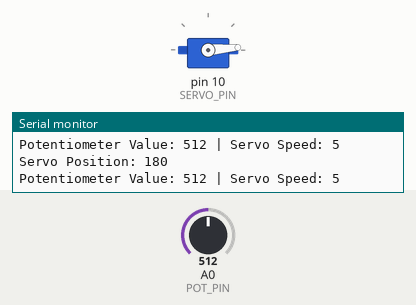
Recording of a sketch running on a simulated Arduino Uno, built with avr-gcc and run on an emulated ATmega328P. On the bench: servo, the last lines printed to the serial monitor. Inputs (shaded band) come from the test bench; at power-on: A0 (POT_PIN) = 512.

Above: at 1.24 s.
1.3 s: A0 (POT_PIN) set to 111
At 1.96 s:
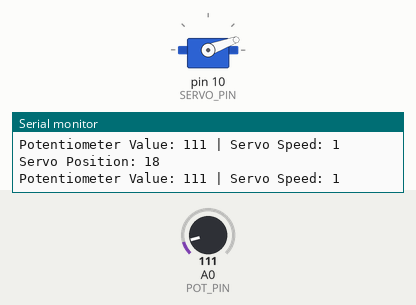
4.3 s: A0 (POT_PIN) set to 94
At 5.5 s:
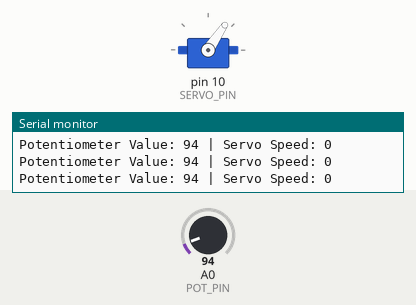
7.3 s: A0 (POT_PIN) set to 122
At 8.08 s:
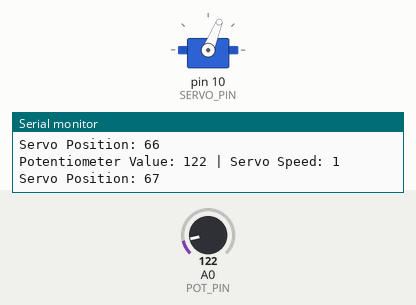
10.3 s: A0 (POT_PIN) set to 306
13.3 s: A0 (POT_PIN) set to 170
Timing chart, 0 to 17.3 s (numbered marks = the images above; inputs shaded):
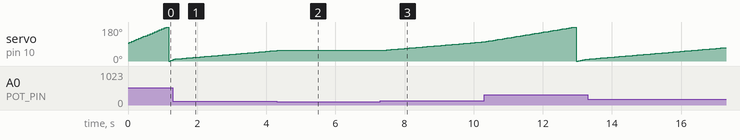

Measured:
- the behaviour switches between 103 and 102 on A0 (POT_PIN) (found by bisection; images 1 and 2)
- after the input at 4.3 s, servo on pin 10 (SERVO_PIN): goes on until 4.3 s, then stays 56°
- after the input at 7.3 s, servo on pin 10 (SERVO_PIN): moves from 56° to 101° over 2.9 s, starting after 0.05 s

The sketch:

main.ino
```cpp
#include <Servo.h>

// Pin definitions
#define POT_PIN A0   // Potentiometer connected to A0
#define SERVO_PIN 10 // Servo connected to digital pin 10

// Variables
int potValue;          // Stores potentiometer reading (0-1023)
int servoSpeed = 0;    // Speed of servo (derived from potValue)
int maxSpeed = 10;     // Maximum speed value (adjustable)
int servoPos = 90;     // Initial servo position

Servo myServo;

void setup() {
  // Attach the servo to the defined pin
  myServo.attach(SERVO_PIN);

  // Set initial servo position
  myServo.write(servoPos);

  // Begin serial communication for debugging
  Serial.begin(9600);
}

void loop() {
  // Read the potentiometer value (range: 0 to 1023)
  potValue = analogRead(POT_PIN);

  // Map the potentiometer value to a speed range (0 to maxSpeed)
  servoSpeed = map(potValue, 0, 1023, 0, maxSpeed);

  // Print the potentiometer and speed values for debugging
  Serial.print("Potentiometer Value: ");
  Serial.print(potValue);
  Serial.print(" | Servo Speed: ");
  Serial.println(servoSpeed);

  // Move the servo based on the current speed
  if (servoSpeed > 0) {
    // Increase or decrease position based on current speed
    servoPos += servoSpeed;

    // Wrap the position to stay within the servo's range (0 to 180 degrees)
    if (servoPos > 180) {
      servoPos = 0;
    }

    // Move the servo to the new position
    myServo.write(servoPos);

    // Print the current position for debugging
    Serial.print("Servo Position: ");
    Serial.println(servoPos);
  }

  // Small delay to control the servo movement speed
  delay(20 - servoSpeed);  // The higher the speed, the shorter the delay
}
```
